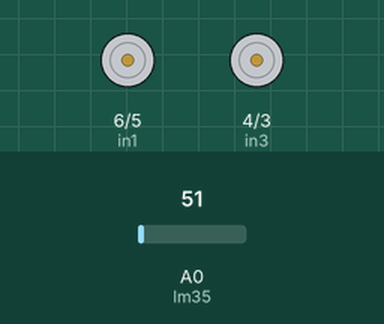
Simulated run of this sketch. Board: Arduino Uno, built with avr-gcc and run on an emulated ATmega328P. Parts: motor-driver pin pairs drawn as motors (green arrow = first pin HIGH = forward, orange = second pin HIGH = backward, longer = more drive, scaled by the enable pin). Inputs (shaded band) come from the test bench; at power-on: A0 (lm35) = 51.

Above: at 1.2 s.
1.3 s: A0 (lm35) set to 66
2.8 s: A0 (lm35) set to 80
At 3.4 s:
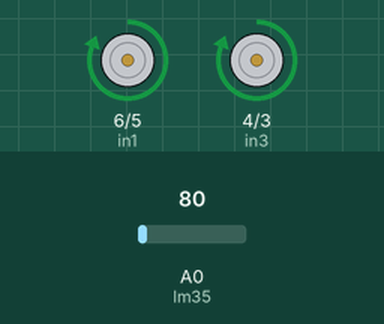
4.3 s: A0 (lm35) set to 71
At 4.6 s:
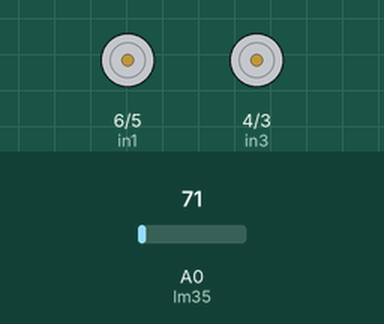
5.8 s: A0 (lm35) set to 86
At 6.9 s:
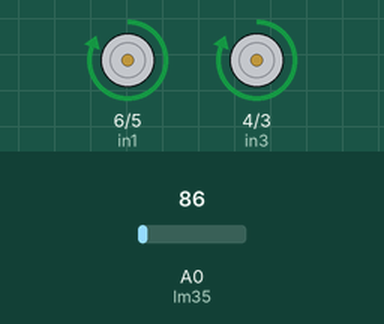
Timing chart, 0 to 8.3 s (numbered marks = the images above; inputs shaded):
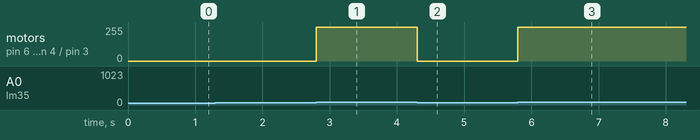

Measured:
- the behaviour switches between 73 and 74 on A0 (lm35) (found by bisection; images 0 and 1)
- after the input at 1.3 s, every drawn part: stays the same
- after the input at 2.8 s, motor on pin 6 (in1) / pin 5 (in2), motor on pin 4 (in3) / pin 3 (in4): stopped → forward 255/255 at once
- after the input at 4.3 s, motor on pin 6 (in1) / pin 5 (in2), motor on pin 4 (in3) / pin 3 (in4): forward 255/255 → stopped at once
- after the input at 5.8 s, motor on pin 6 (in1) / pin 5 (in2), motor on pin 4 (in3) / pin 3 (in4): stopped → forward 255/255 at once

The sketch:

project_IoT_2_analog.ino
```cpp
#define enA 7
#define in1 6
#define in2 5
#define in3 4
#define in4 3
#define enB 2
int kecepatan = 255;

#define lm35 A0
long duration, distance;
int baca_sensor;
float suhu;

void setup() {
  Serial.begin (9600);

  pinMode(enA, OUTPUT);
  pinMode(in1, OUTPUT);
  pinMode(in2, OUTPUT);
  pinMode(in3, OUTPUT);
  pinMode(in4, OUTPUT);
  pinMode(enB, OUTPUT);

}

void loop() {
     baca_sensor = analogRead(lm35); // membaca nilai adc
     suhu = baca_sensor * 0.48828125;
     if ( suhu >=36)
     {
        analogWrite(enA, kecepatan);
        digitalWrite(in1,HIGH);
        digitalWrite(in2,LOW);
        digitalWrite(in3,HIGH);
        digitalWrite(in4,LOW);
        analogWrite(enB,kecepatan);
     }
     else
     {
        analogWrite(enA, kecepatan);
        digitalWrite(in1,LOW);
        digitalWrite(in2,LOW);
        digitalWrite(in3,LOW);
        digitalWrite(in4,LOW);
        analogWrite(enB,kecepatan);
     }
}
```
